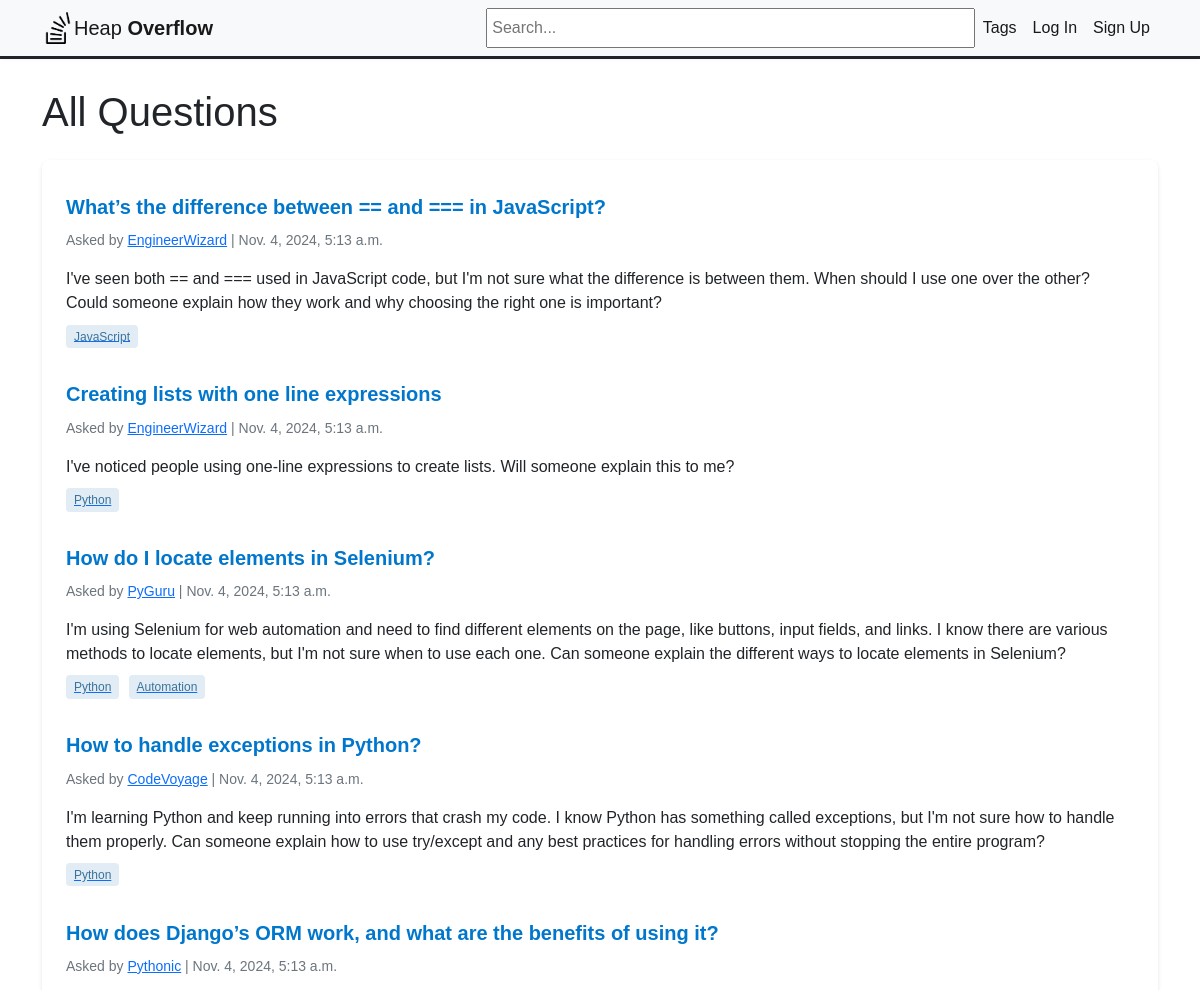
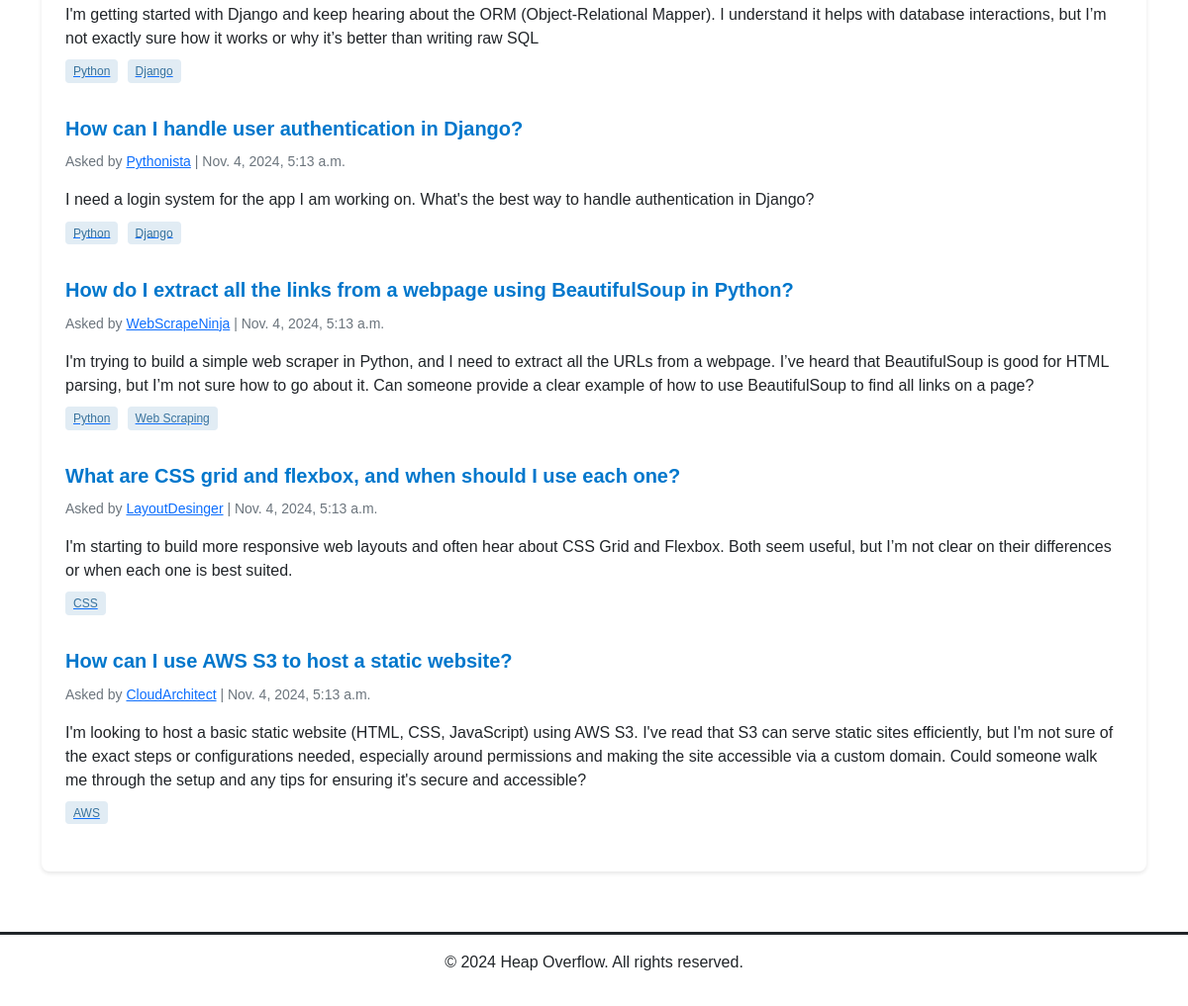
The app's page /, older data (2 pictures, top to bottom).
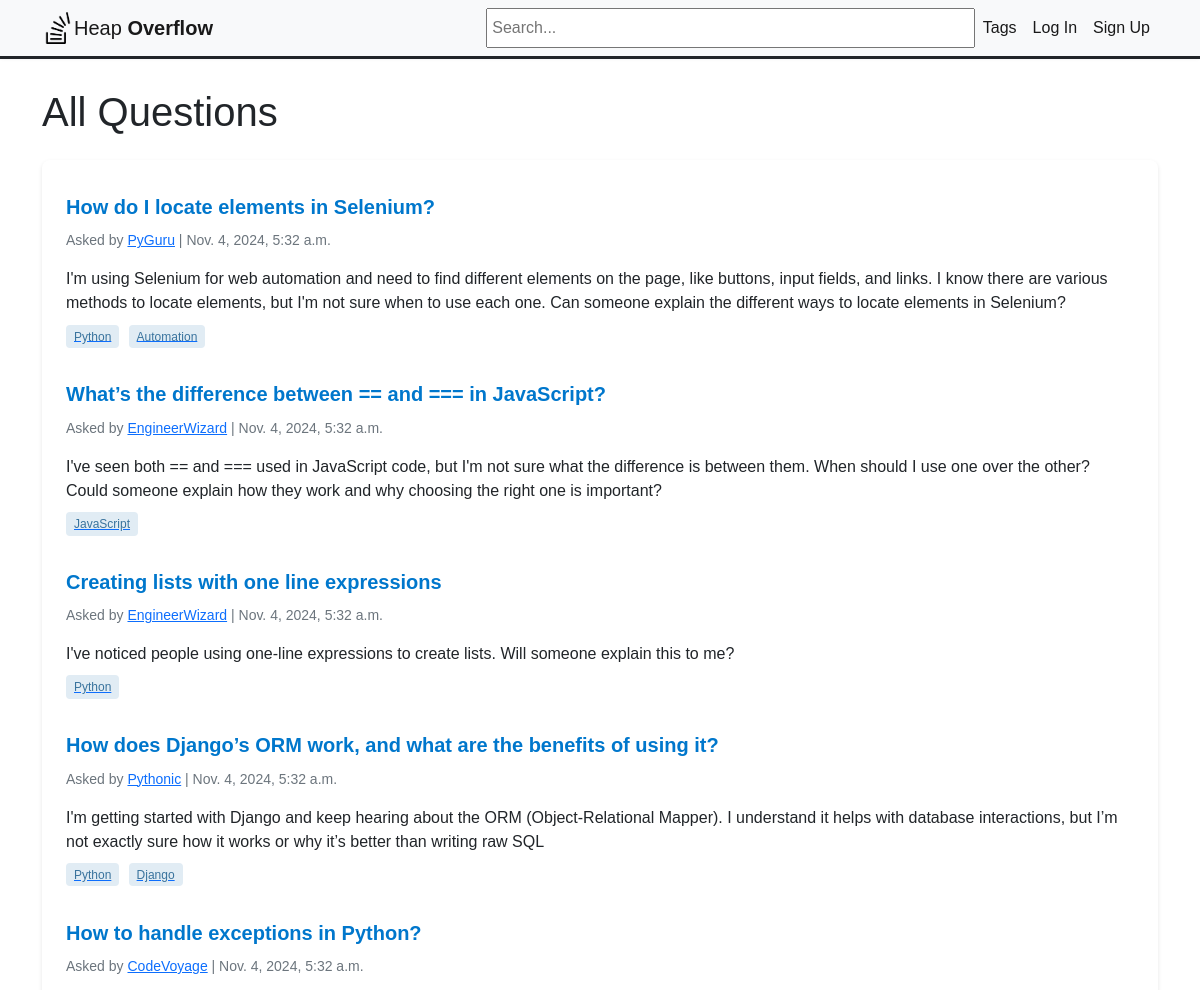
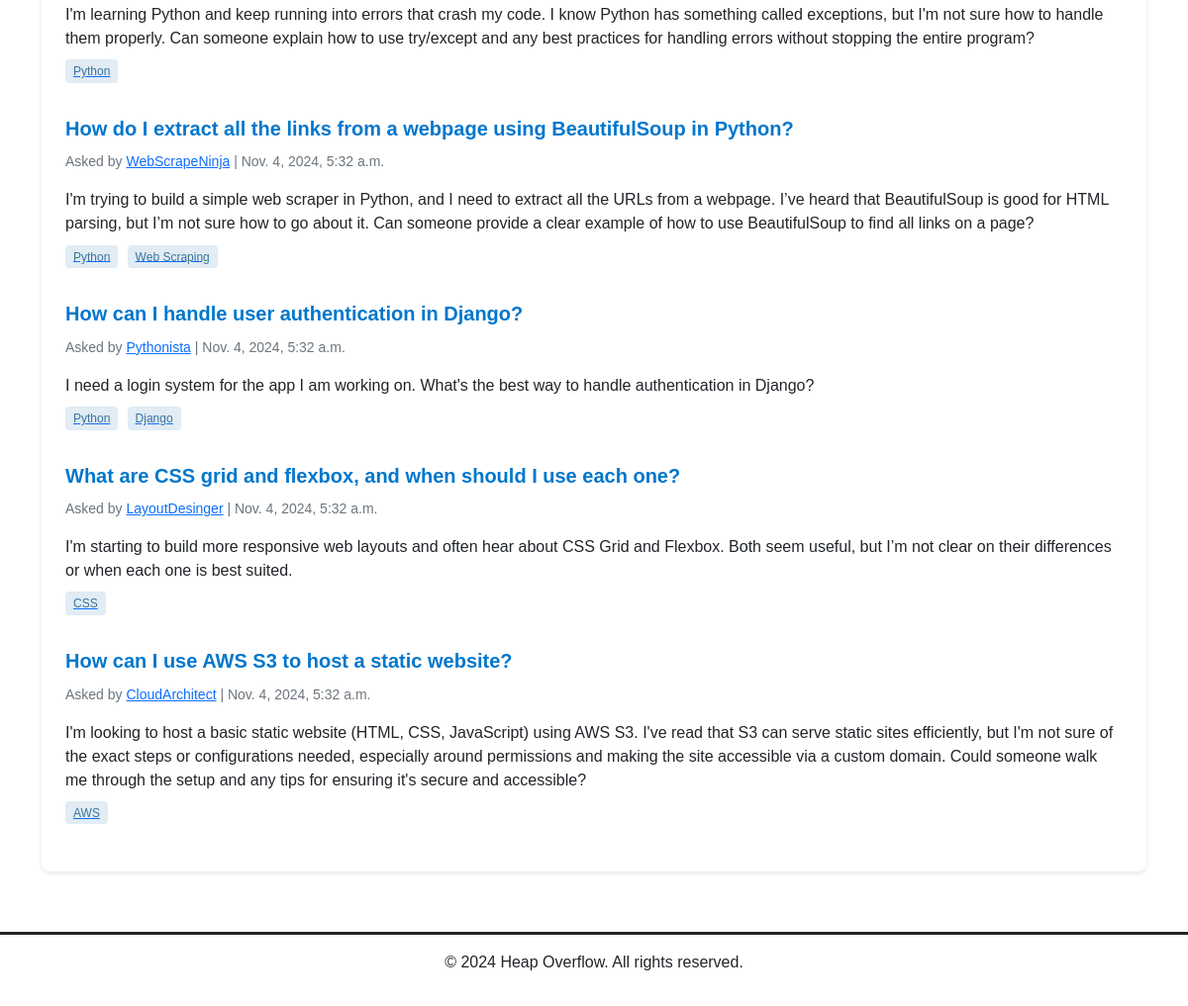
The same page, newer data (2 pictures, top to bottom).
### heap/models.py (models this page shows, shortened)
class Question(models.Model):
    title = models.CharField(max_length=255)
    body = models.TextField()
    created_at = models.DateTimeField(auto_now_add=True)
    updated_at = models.DateTimeField(auto_now=True)
    author = models.ForeignKey(User, on_delete=models.CASCADE, related_name='questions')
    tags = models.ManyToManyField('Tag', related_name='questions')

class Tag(models.Model):
    name = models.CharField(max_length=50, unique=True)
    created_at = models.DateTimeField(auto_now_add=True)

### heap/views.py (the view)
# urls.py: path('', views.index, name='index'),
def index(request):
    questions = Question.objects.all().order_by('-created_at')
    return render(request, 'heap/index.html', {'questions': questions})

### heap/templates/heap/index.html (shortened to what this page needs)
{% extends 'heap/base.html' %}
{% block content %}
    <h1>All Questions</h1>
    <div class="questions-list">
        {% for question in questions %}
            <div class="question-item">
                <h2 class="question-title">
                    <a href="{% url 'question_detail' question.id %}">{{ question.title }}</a>
                </h2>
                <p class="question-meta">Asked by <a href="#">{{ question.author }}</a> | {{ question.created_at }}</p>
                <p class="question-excerpt">{{ question.body }}</p>
                <div class="question-tags">
                    {% for tag in question.tags.all %}
                        <a href="{% url 'questions_by_tag' tag_id=tag.id %}"><span class="tag">{{ tag.name }}</span></a>
                    {% endfor %}
                </div>
            </div>
        {% endfor %}
    </div>
{% endblock %}

Row changes from the older to the newer data that the page shows:
changed Question "How do I locate elements in Selenium?": created_at "Nov. 4, 2024, 5:13 a.m." → "Nov. 4, 2024, 5:32 a.m."; moves up the list
changed Question "What’s the difference between == and === in JavaScript?": created_at "Nov. 4, 2024, 5:13 a.m." → "Nov. 4, 2024, 5:32 a.m."
changed Question "Creating lists with one line expressions": created_at "Nov. 4, 2024, 5:13 a.m." → "Nov. 4, 2024, 5:32 a.m."
changed Question "How does Django’s ORM work, and what are the benefits of using it?": created_at "Nov. 4, 2024, 5:13 a.m." → "Nov. 4, 2024, 5:32 a.m."; moves up the list
changed Question "How to handle exceptions in Python?": created_at "Nov. 4, 2024, 5:13 a.m." → "Nov. 4, 2024, 5:32 a.m."
changed Question "How do I extract all the links from a webpage using BeautifulSoup in Python?": created_at "Nov. 4, 2024, 5:13 a.m." → "Nov. 4, 2024, 5:32 a.m."; moves up the list
changed Question "How can I handle user authentication in Django?": created_at "Nov. 4, 2024, 5:13 a.m." → "Nov. 4, 2024, 5:32 a.m."
changed Question "What are CSS grid and flexbox, and when should I use each one?": created_at "Nov. 4, 2024, 5:13 a.m." → "Nov. 4, 2024, 5:32 a.m."
changed Question "How can I use AWS S3 to host a static website?": created_at "Nov. 4, 2024, 5:13 a.m." → "Nov. 4, 2024, 5:32 a.m."
